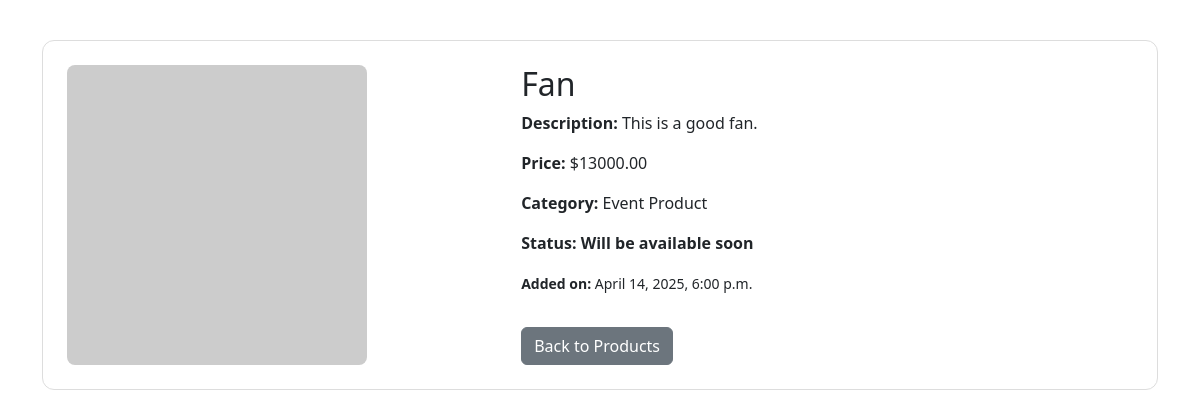
Page /product/1 on the committed database.
### EventApp/models.py (models this page shows, shortened)
class Product(models.Model):
    name = models.CharField(max_length=100)
    description = models.TextField()
    price = models.DecimalField(max_digits=10, decimal_places=2)
    created_at = models.DateTimeField(auto_now_add=True)
    category = models.ForeignKey(Category, on_delete=models.CASCADE)
    p_photo = models.ImageField(upload_to='product_photos/', null=True, blank=True)
    status_choice = (
        ('In Stock', 'In Stock'),
        ('Stock Out', 'Stock Out'),
        ('Will be available soon', 'Will be available soon'),
    )
    status = models.CharField(max_length=100, choices=status_choice, default='In Stock')

class Category(models.Model):
    name = models.CharField(max_length=100)

### EventApp/views.py (the view)
# urls.py: path('product/<str:id>', e_views.product_details, name = 'product_details'),
def product_details(request, id):
    product = Product.objects.get(pk = id)
    context = {'product': product}
    return render(request,template_name = 'EventApp/product_details.html', context = context)

### template/EventApp/product_details.html (shortened to what this page needs)
<!DOCTYPE html>
<html lang="en">
<head>
  <link href="https://cdn.jsdelivr.net/npm/bootstrap@5.3.3/dist/css/bootstrap.min.css" rel="stylesheet">
</head>
<body>
  <div class="container">
    <div class="product-card">
      <div class="row">
        <div class="col-md-5">
          {% if product.p_photo %}
            <img src="{{ product.p_photo.url }}" alt="{{ product.name }}" class="product-image">
          {% else %}
            <img src="https://via.placeholder.com/300" alt="No image" class="product-image">
          {% endif %}
        </div>
        <div class="col-md-7">
          <h2>{{ product.name }}</h2>
          <p><strong>Description:</strong> {{ product.description }}</p>
          <p><strong>Price:</strong> ${{ product.price }}</p>
          <p><strong>Category:</strong> {{ product.category.name }}</p>
          <p><strong>Status:</strong> <span class="status">{{ product.status }}</span></p>
          <p><small><strong>Added on:</strong> {{ product.created_at|date:"F j, Y, g:i a" }}</small></p>
          <a href="{% url 'product' %}" class="btn btn-secondary mt-3">Back to Products</a>
        </div>
      </div>
    </div>
  </div>
</body>
</html>

### template/EventApp/product_details.html (style rules this page uses)
.container { margin-top: 40px; }
.product-image { max-width: 100%; height: auto; border-radius: 8px; }
.product-card { border: 1px solid #ddd; padding: 24px; border-radius: 12px; }
.status { font-weight: bold; }

### rows in the picture
Product: name "Fan", description "This is a good fan.", price "13000.00", category.name "Event Product", status "Will be available soon", created_at "April 14, 2025, 6:00 p.m."
